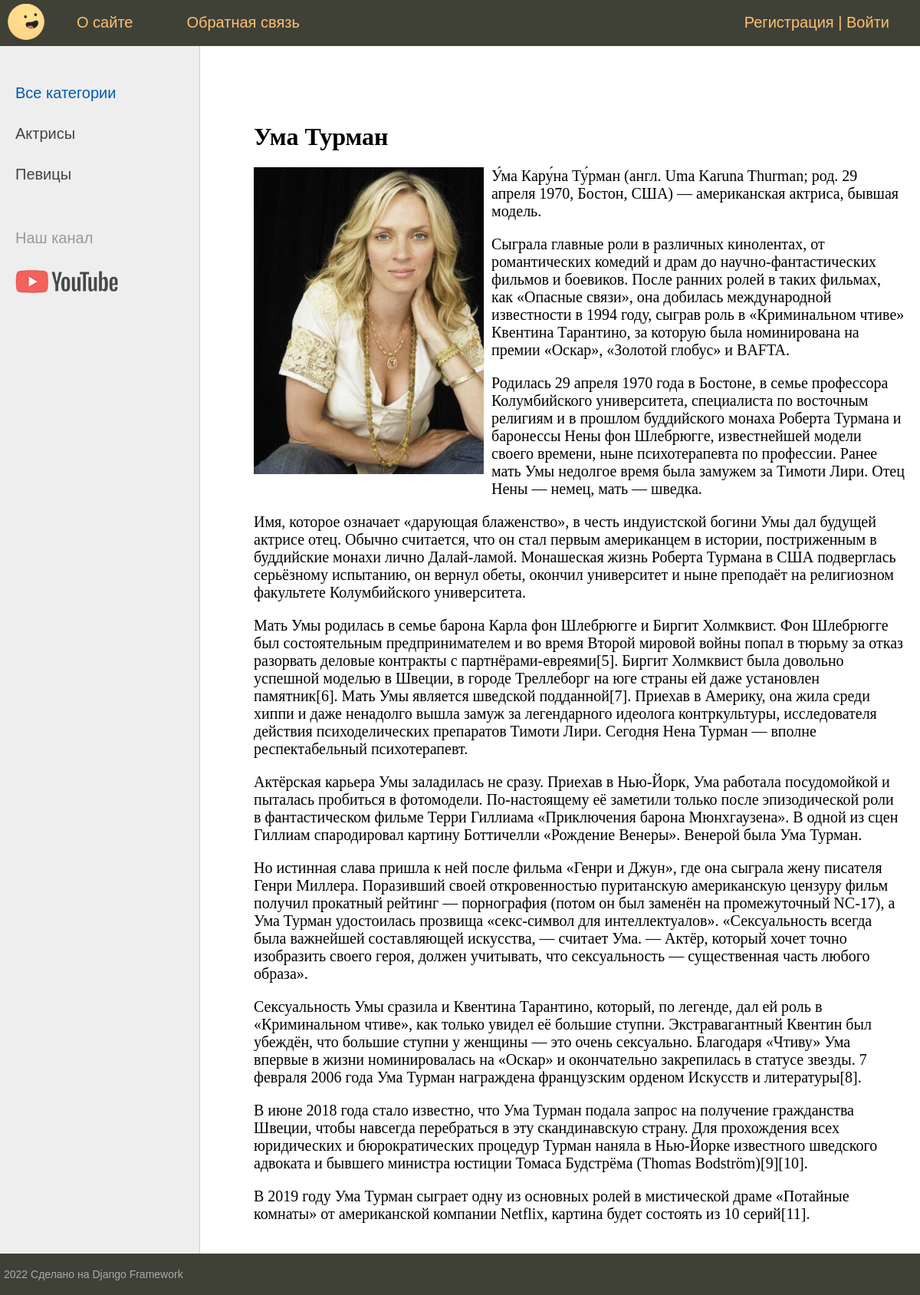
Screenshot of /post/uma-turman with the database file from the repository.
### women/models.py (models this page shows, shortened)
class Category(models.Model):
    name = models.CharField(max_length=100, db_index=True, verbose_name="Категория")
    slug = models.SlugField(max_length=255, unique=True, db_index=True, verbose_name="URL")
    def get_absolute_url(self):
        return reverse('category', kwargs={'cat_slug': self.slug})
    class Meta:
        verbose_name = 'Категории'
        verbose_name_plural = 'Категории'
        ordering = ['id']

class Women(models.Model):
    title = models.CharField(max_length=255, verbose_name="Заголовок")
    slug = models.SlugField(max_length=255, unique=True, db_index=True, verbose_name="URL")
    content = models.TextField(blank=True, verbose_name="Текст статьи")
    photo = models.ImageField(upload_to="photos/%Y'/%m/%d/", verbose_name="Фото")
    time_create = models.DateTimeField(auto_now_add=True, verbose_name="Время создания")
    time_update = models.DateTimeField(auto_now=True, verbose_name="Время изменения")
    is_published = models.BooleanField(default=True, verbose_name="Публикация")
    cat = models.ForeignKey('Category', on_delete=models.PROTECT, verbose_name="Категория")
    def __str__(self):
        return self.title
    class Meta:
        verbose_name = 'Известную женщину'
        verbose_name_plural = 'Известные женщины'
        ordering = ['-id']

### women/views.py (the view)
# urls.py: path('post/<slug:post_slug>', ShowPost.as_view(), name='post'),
class ShowPost(DataMixin, DetailView):
    model = Women
    template_name = 'women/post.html'
    slug_url_kwarg = 'post_slug'
    context_object_name = 'post'
    def get_context_data(self, *, object_list=None, **kwargs):
        context = super().get_context_data(**kwargs)
        c_def = self.get_user_context(title=context['post'])
        return dict(list(context.items()) + list(c_def.items()))

### women/utils.py (called while the page is built)
    def get_user_context(self, **kwargs):
        context = kwargs
        cats = Category.objects.annotate(is_published=Sum("women__is_published"))
        user_menu = menu.copy()
        if not self.request.user.is_authenticated:
            del user_menu[1]
        context['menu'] = user_menu
        context['cats'] = cats
        if 'cat_selected' not in context:
            context['cat_selected'] = 0
        return context

### women/templates/women/post.html
{% extends 'women/base.html' %}
{% block content %}
<h1>{{post.title}}</h1>
{% if post.photo %}
<p><img class="img-article-left" src="{{post.photo.url}}" alt="Не нашел картинку :("></p>
{% endif %}
{{post.content|linebreaks}}
{% endblock %}

### women/templates/women/base.html (shortened to what this page needs)
{% load static %}
<!DOCTYPE html>
<html lang="en">
<head>
    <link rel="stylesheet" type="text/css" href="{% static 'women/css/styles.css' %}">
</head>
<body>
<table class="table-page" border="0" cellpadding="0" cellspacing="0">
    <tr>
        <td valign="top">
            {% block mainmenu %}
            <div class="header">
                <ul id="mainmenu" class="mainmenu">
                    <li class="logo"><a href="{% url 'main' %}">
                        <div class="logo"></div>
                    </a></li>
                    {% for m in menu %}
                    <li><a href="{% url m.url_name %}">{{m.title}}</a></li>
                    {% endfor %}
                    {% if request.user.is_authenticated %}
                    <li class="last">{{user.username}} | <a href="{% url 'logout' %}">Выйти</a></li>
                    {% else %}
                    <li class="last"><a href="{% url 'register' %}">Регистрация</a> |
                        <a href="{% url 'login' %}">Войти</a></li>
                    {% endif %}
                </ul>
            </div>
            {% endblock mainmenu %}
            <table class="table-content" border="0" cellpadding="0" cellspacing="0">
                <tr>
                    <td valign="top" class="left-chapters">
                        <ul id="leftchapters">
                            {% if cat_selected == 0 %}
                            <li class="selected">Все категории</li>
                            {% else %}
                            <li><a href="{% url 'main' %}">Все категории</a></li>
                            {% endif %}
                            {% for c in cats %}
                            {% if c.is_published %}
                                {% if c.pk == cat_selected %}
                                    <li class="selected">{{c.name}}</li>
                                {% else %}
                                    <li><a href="{{ c.get_absolute_url }}">{{c.name}}</a></li>
                                {% endif %}
                            {% endif %}
                            {% endfor %}
                            <li class="share">
                                <p>Наш канал</p>
                                <a class="share-yt" href="https://www.youtube.com/watch?v=dQw4w9WgXcQ"></a>
                            </li>
                        </ul>
                    </td>
                    <td valign="top" class="content">
                        <div class="content-text">
                            {% block content %}
                            {% endblock %}
                        </div>
                    </td>
                </tr>
            </table>
        </td>
    </tr>
    <tr>
        <td valign="top">
            <div id="footer">
                <p> 2022 Сделано на Django Framework</p>
            </div>
        </td>
    </tr>
</table>
</body>
</html>

### women/static/women/css/styles.css (style rules this page uses)
html, body { font-family: 'Arial'; margin: 0; padding: 0; height: 100%; width: 100%; color: #444; }
a { color: #0059b2; text-decoration: none; }
img { max-width: 600px; height: auto; }
img.img-article-left { max-width: 300px; height: auto; float: left; padding: 0 10px 10px 0; }
.table-page { width: 100%; height: 100%; vertical-align: top; }
.table-page tr { height: 100%; }
.header { background: #3F4137; height: 60px; }
.logo { background: url('../images/logo.png') no-repeat 10px 5px; width: 70px; height: 60px; }
ul.mainmenu { list-style: none; margin: 0; padding: 0; height: 60px; color: #fdc073; font-size: 20px; overflow: hidden; }
ul.mainmenu li { float: left; margin: 18px 40px 0 30px; }
ul.mainmenu li.logo { margin: 0; }
ul.mainmenu li.last { float: right; }
ul.mainmenu li a { color: #fdc073; text-decoration: none; }
.table-content { width: 100%; min-height: 100%; height: 100%; }
.left-chapters { margin: 0; background: #eee; border-right: 1px solid #ccc; min-height: 100%; }
.left-chapters ul { width: 230px; min-height: 100%; margin: 0; padding: 20px 10px 10px 20px; list-style: none; font-size: 20px; }
.left-chapters ul li { margin: 30px 0 0 0; color: #999; }
.left-chapters ul li.selected { color: #0059b2; }
.left-chapters ul li a { color: #444; text-decoration: none; }
.left-chapters ul li.share { margin: 60px 0 0 0; }
.left-chapters ul li.share p { margin: 30px 0 30px 0; }
.left-chapters ul li.share a { display: inline-block; width: 40px; height: 40px; margin: 0 20px 0 0; }
.left-chapters ul li.share a.share-yt { width: 100%; height: 30px; background: url('../images/share_yt.png') no-repeat 0 0 }
.content { padding: 40px 20px 20px 40px; width: 100%; box-sizing: border-box; }
.content-text { margin: 60px 0 0 30px; color: #000; font-size: 20px; font-family: Yandex Sans Display Light; }
.content-text h1 { font-size: 32px; }
#footer { box-sizing: border-box; background: #3F4137; padding: 5px; color: #aaa; font-size: 14px; font-family: Verdana, Geneva, Arial, Helvetica; text-align: left; overflow: hidden; }

### rows the page displays
Category: name "Актрисы"
Category: name "Певицы"
Women: title "Ума Турман", photo (picture), content "У́ма Кару́на Ту́рман (англ. Uma Karuna Thurman; род. 29 апреля 1970, Бостон, США) — американская актриса, бывшая модель. Сыграла главные роли в различных кинолентах, от романтических комедий и драм до научно-фантастических фильмов и боевиков. После ранних ролей в таких фильмах, как «Опасные связи», она добилась международной известности в 1994 году, сыграв роль в «Криминальном чтиве» Квентина Тарантино, за которую была номинирована на премии «Оскар», «Золотой глобус» и BAFTA. Родилась 29 апреля 1970 года в Бостоне, в семье профессора Колумбийского университета, специалиста по восточным религиям и в прошлом буддийского монаха Роберта Турмана и баронессы Нены фон Шлебрюгге, известнейшей…"

### other values shown
{{ m.title }} "О сайте" "Обратная связь"
